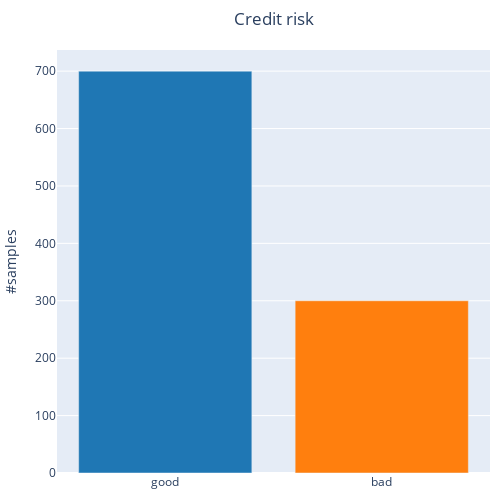

The notebook cell this image was saved under:
### Code cell
mappings = {0: "bad", 1:"good"}

y =  df["credit_risk"].value_counts()
data = [go.Bar(x=[mappings[x] for x in y.index], y=y.values, marker = dict(color = colors[:len(y.index)]))]
layout = get_layout("Credit risk", y_title='#samples', height=500, width=500)
fig = go.Figure(data=data, layout=layout)
fig.show()
if SAVE_IMAGES:
    pio.write_image(fig, f"{images_folder}/class.png")

### Figure 1 — Plotly figure (JSON) as saved in the notebook; plotly's stock layout.template omitted (floating-point values rounded to 4 significant figures)
{"data": [{"marker": {"color": ["rgb(31, 119, 180)", "rgb(255, 127, 14)"]}, "type": "bar", "x": ["good", "bad"], "y": [700, 300]}], "layout": {"autosize": true, "height": 500, "margin": {"b": 10, "l": 10, "r": 10, "t": 50}, "showlegend": false, "title": {"text": "Credit risk", "x": 0.5, "xref": "paper"}, "width": 500, "xaxis": {"automargin": true, "tickangle": 0}, "yaxis": {"automargin": true, "title": {"text": "#samples"}}}}
